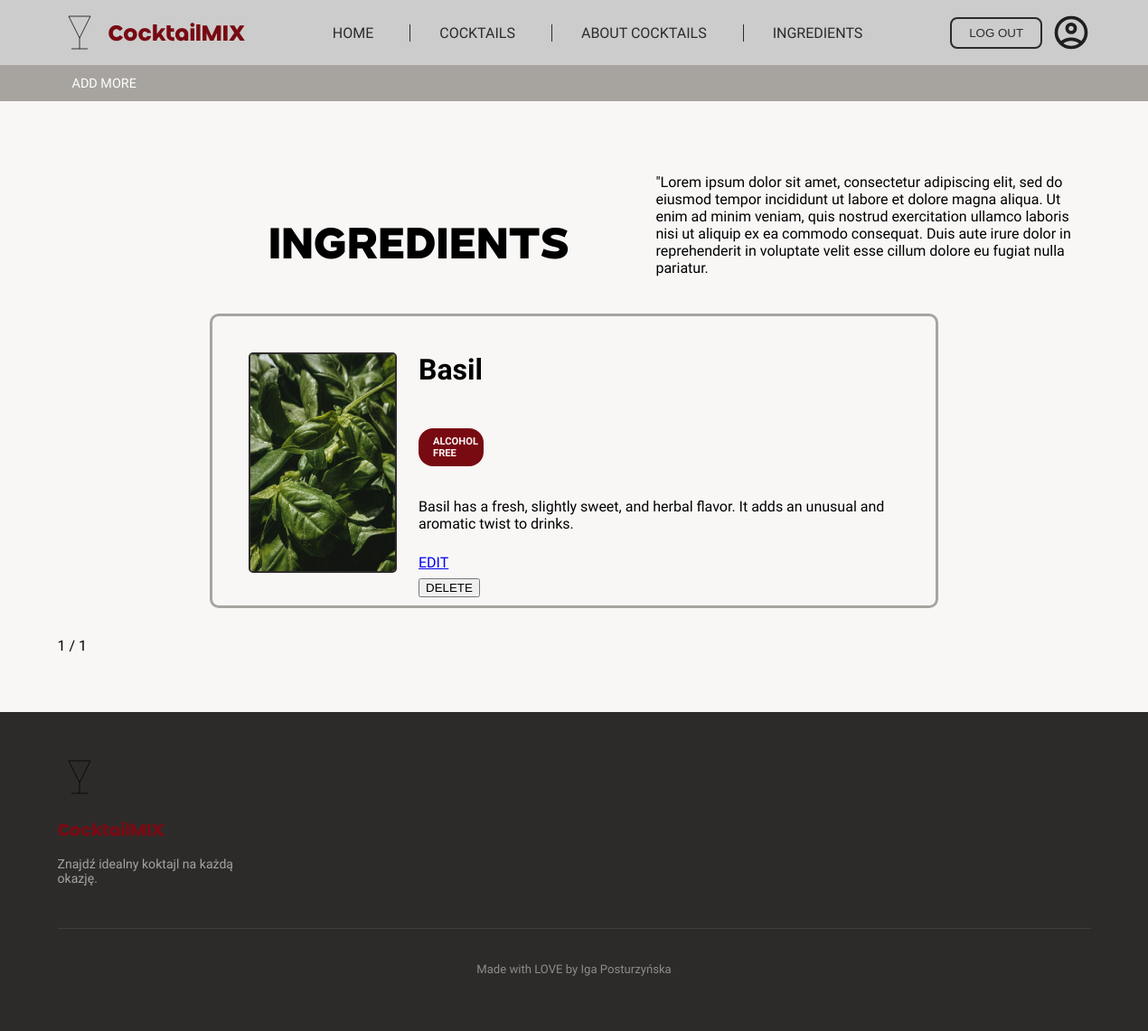
The page /cocktails/ingredients/ (signed in) on the database its author committed.
### cocktails/models.py (models this page shows, shortened)
class Ingredient(models.Model):
    id = models.AutoField(primary_key=True)
    name = models.CharField(max_length=50)
    description = models.TextField(blank=True)
    image = models.ImageField(upload_to='ingredients/', blank=True, null=True)
    is_alcoholic = models.BooleanField(default=False)

### cocktails/views.py (the view)
# urls.py: path('ingredients/', views.ingredients_list, name='ingredients_list'),
@login_required
def ingredients_list(request):
    ingredients = Ingredient.objects.all()
    paginator = Paginator(ingredients, 5)
    page = request.GET.get('page')
    ingredients = paginator.get_page(page)
    return render(request, 'ingredients/ingredients_list.html', {'ingredients':ingredients})

### cocktails/templates/ingredients/ingredients_list.html (shortened to what this page needs)
{% extends 'base.html' %}
{% block content %}
    {% if request.user.is_authenticated %}
    <div class="small_nav">
                <a href="{% url 'create_ingredient' %}">ADD MORE</a>
    </div>
    {% endif %}
<section id="about">
    <div>
        <div class="header_block">
            <h1 id='header_cocktail_list'>INGREDIENTS</h1>
        <p id="cocktail_list_text">"Lorem ipsum dolor sit amet, consectetur adipiscing elit, sed do eiusmod tempor incididunt ut labore et dolore magna aliqua. Ut enim ad minim veniam, quis nostrud exercitation ullamco laboris nisi ut aliquip ex ea commodo consequat. Duis aute irure dolor in reprehenderit in voluptate velit esse cillum dolore eu fugiat nulla pariatur.</p>
        </div>
        {% for ingredient in ingredients %}
        {% include 'ingredients/ingredient_index.html' with ingredient=ingredient %}
    {% endfor %}
    <div class="pagination">
    <span>{{ ingredients.number }} / {{ ingredients.paginator.num_pages }}</span>
</div>
    </div>
  </section>
{% endblock %}

### cocktails/templates/ingredients/ingredient_index.html (shortened to what this page needs)
{% load static %}
<div class="cocktail-card">
    {% if ingredient.image %}
    <img src="{{ ingredient.image.url }}" alt="{{ ingredient.name }}" class="drink_photo">
    {% else %}
    <img src="{% static 'icons/glass-coctail-svgrepo-com.svg' %}" alt="{{ ingredient.name }}" class="drink_photo">
    {% endif %}
    <div class="cocktail-card-body">
        <h2 class="drink_name">{{ ingredient.name }}</h2>
        {% if ingredient.is_alcoholic %}
            <h3 class="drink_category">ALCOHOLIC</h3>
        {% else %}
            <h3 class="drink_category">ALCOHOL FREE</h3>
        {% endif %}
        <p class="drink_description">{{ ingredient.description }}</p>
        {% if request.user.is_authenticated %}
        <a href="{% url 'edit_ingredient' ingredient.id %}">EDIT</a>
        <form method="POST" action="{% url 'delete_ingredient' ingredient.id %}">
            <button type="submit">DELETE</button>
        </form>
        {% endif %}
    </div>
</div>

### static/css/base.css (style rules this page uses)
body { margin: 0; padding: 0; overflow-x: hidden; }
body { font-family: "Ubuntu", sans-serif; background-color: #F9F7F6; }
.cocktail-card { position: relative; display: flex; gap: 1.5rem; align-items: flex-start; height: 20rem; width: 50rem; margin: 0 auto 2rem auto; border: 3px solid #A7A4A0; border-radius: 10px; }
.drink_photo { height: 15rem; margin-left: 2.5rem; margin-top: 2.5rem; border: 2px solid #2D2B2A; border-radius: 5px; flex-shrink: 0; max-width: 10rem; }
.cocktail-card-body { display: flex; flex-direction: column; gap: 0.5rem; }
.drink_name { margin-top: 2.5rem; font-size: 2rem; }
.drink_category { font-size: 0.7rem; color: #F9F7F6; background-color: #780A12; padding: 0.5rem 1rem; max-width: 40px; border-radius: 16px; }
#header_cocktail_list { text-align: center; margin-top: 4rem; margin-bottom: 3rem; font-family: 'Marble-ExtraBold', sans-serif; font-size: 3rem; margin-left: 11rem; }
.header_block { padding-top: 2rem; margin-left: 5%; margin-top: 2rem; display: flex; align-items: flex-start; gap: 6rem; }
#cocktail_list_text { width: 30rem; font-family: "Ubuntu", sans-serif; }
.small_nav { position: sticky; top: 72px; z-index: 99; height: 2.5rem; width: 100%; background-color: #A7A4A0; display: flex; align-items: center; gap: 10px; padding-left: 5%; }
.small_nav a { color: white; text-decoration: none; padding: 0.3rem 1rem; border-radius: 6px; font-size: 0.9rem; transition: background 0.2s; }
#about { width: 100%; box-sizing: border-box; padding: 0 5%; }

### rows shown on the page
Ingredient: image (picture), name "Basil", is_alcoholic "ALCOHOL FREE", description "Basil has a fresh, slightly sweet, and herbal flavor. It adds an unusual and aromatic twist to drinks."

### other values the page prints
{{ ingredients.number }} "1"
{{ ingredients.paginator.num_pages }} "1"
